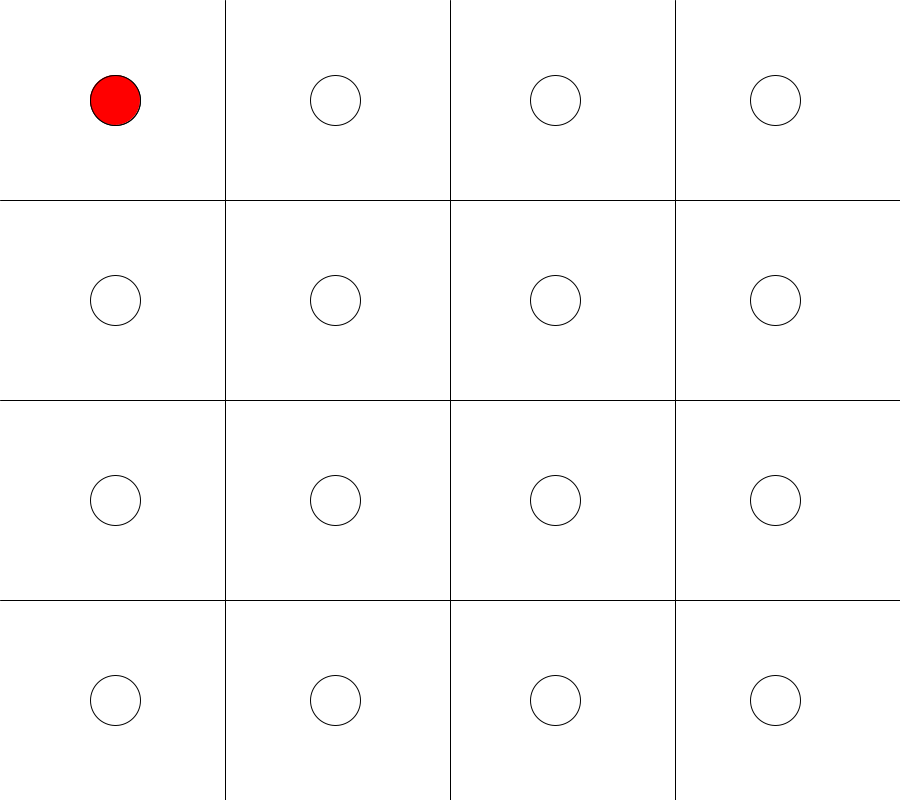
Frame 1 (no input)
Frame 60 (the mouse pressed at the canvas centre just before this capture): identical to frame 1, image omitted
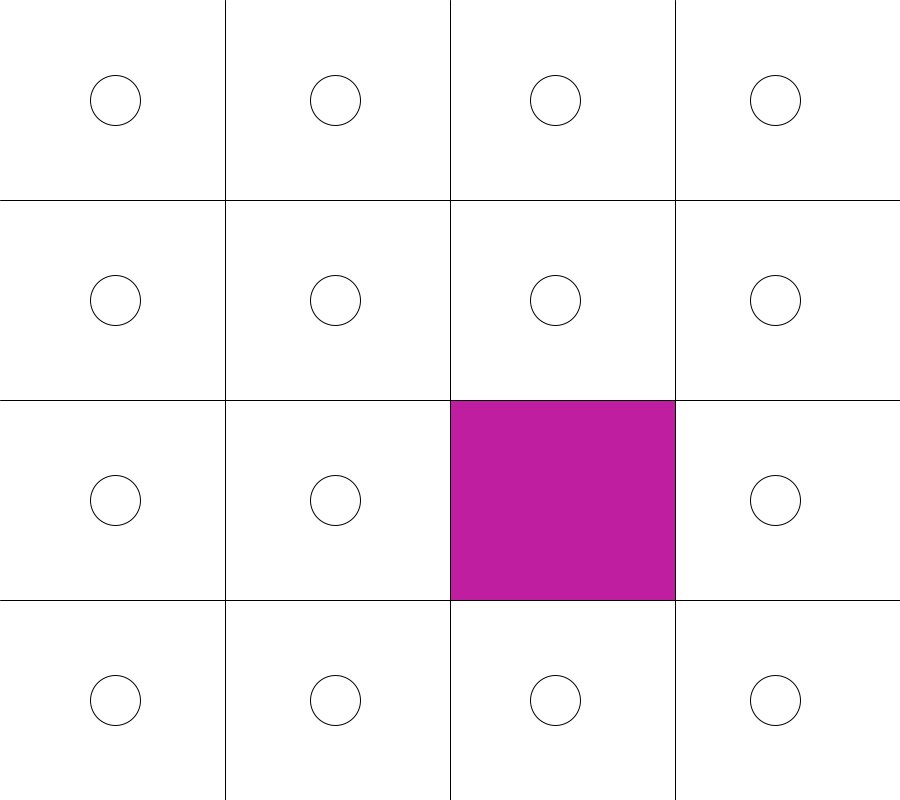
Frame 120 (the mouse held since frame 60 and released just before this capture)

The Processing sketch that drew these frames (run headless with seeded random() and noise(); from frame 60 on, the mouse is pressed at the canvas centre):

// Processing sketch: processing_185915
// ── processing_185915.pde

int blockHeight;
int blockWidth;
int backgroundState = 0; // 0 means white and 1 means blue and 2 is green and ..

color aOne = color(255, 0, 0);
color aTwo = color(255, 0, 127);
color aThree = color(255, 0, 255);
color aFour = color(127, 0, 255);
color bOne = color(255, 127, 0);
color bFour = color(0, 0, 255);
color cOne = color(255, 255, 0);
color cFour = color(0, 127, 255);
color dOne = color(127, 255, 0);
color dTwo = color(0, 255, 0);
color dThree = color(0, 255, 127);
color dFour = color(0, 255, 255);

void setup() {
  size(900, 800);
  background(255, 255, 255);
  blockWidth= width/4;
  blockHeight= height/4;
}

void draw() {
  background(255);
  line(blockWidth * 1, 0, blockWidth * 1, height);
  line(blockWidth * 2, 0, blockWidth * 2, height);
  line(blockWidth * 3, 0, blockWidth * 3, height);

  line(0, blockHeight * 1, width, blockHeight * 1);
  line(0, blockHeight * 2, width, blockHeight * 2);
  line(0, blockHeight * 3, width, blockHeight * 3);

  ellipseMode(CENTER);
  rectMode(CORNERS);
  noFill();
  ellipse(115, 100, 50, 50); //A1
  ellipse(115, 300, 50, 50); //A2
  ellipse(115, 500, 50, 50); //A3
  ellipse(115, 700, 50, 50); //A4

  ellipse(335, 100, 50, 50); //B1
  ellipse(335, 300, 50, 50); //B2
  ellipse(335, 500, 50, 50); //B3
  ellipse(335, 700, 50, 50); //B4

  ellipse(555, 100, 50, 50); //C1
  ellipse(555, 300, 50, 50); //C2
  ellipse(555, 500, 50, 50); //C3
  ellipse(555, 700, 50, 50); //C4

  ellipse(775, 100, 50, 50); //D1
  ellipse(775, 300, 50, 50); //D2
  ellipse(775, 500, 50, 50); //D3
  ellipse(775, 700, 50, 50); //D4

  if (mouseX<blockWidth && mouseY<blockHeight) {
    fill(aOne) ;
    ellipse(115, 100, 50, 50); 
  } else if (mouseX <blockWidth *1 && mouseY < blockHeight *2 && mouseY>blockHeight * 1 ) {
    fill(aTwo) ;
    ellipse(115, 300, 50, 50);
  } else if (mouseX <blockWidth*1  && mouseY < blockHeight*3 && mouseY>blockHeight*1) {
    fill(aThree);
    ellipse(115, 500, 50, 50);
  } else if (mouseX <blockWidth*1  && mouseY < blockHeight*4 && mouseY>blockHeight*1) {
    fill(aFour);
    ellipse(115, 700, 50, 50);
  } else if (mouseX < blockWidth *2 && mouseX>blockWidth * 1 && mouseY <blockHeight *1) {
    fill(bOne); 
    ellipse(335, 100, 50, 50);
  } else if (mouseX >blockWidth *1 && mouseX < blockWidth * 2 && mouseY < blockHeight *2 && mouseY>blockHeight * 1) {
    fill(random(255), random(255), random(255));
    rect(450, 400, 225, 200);
  } else if (mouseX >blockWidth *1 && mouseX < blockWidth * 2 && mouseY < blockHeight *3 && mouseY>blockHeight * 1) {
    fill(random(255), random(255), random(255));
    rect(450, 400, 225, 600);
  } else if (mouseX >blockWidth *1 && mouseX < blockWidth * 2 && mouseY < blockHeight *4 && mouseY>blockHeight * 1) {
    fill(bFour) ;
    ellipse(335, 700, 50, 50);
  } else if (mouseX >blockWidth  && mouseX < blockWidth * 3  && mouseY<blockHeight ) {
    fill(cOne) ;
      ellipse(555, 100, 50, 50); 
  } else if (mouseX >blockWidth*2  && mouseX < blockWidth * 3  && mouseY>blockHeight && mouseY< blockHeight *2 ) {
    fill(random(255), random(255), random(255));
    rect(450, 400, 675, 200);
  } else if (mouseX >blockWidth  && mouseX < blockWidth *3  && mouseY>blockHeight && mouseY< blockHeight *3) {
    fill(random(255), random(255), random(255)); 
    rect(450, 400, 675, 600);
  } else if (mouseX >blockWidth  && mouseX < blockWidth *3  && mouseY< blockHeight *4) {
    fill(cFour);
    ellipse(555, 700, 50, 50);
  } else if (mouseX > blockWidth * 3  && mouseY<blockHeight ) {
    fill(dOne) ;
    ellipse(775, 100, 50, 50);
  } else if (mouseX > blockWidth * 3  && mouseY>blockHeight && mouseY< blockHeight*2 ) {
    fill(dTwo) ;
    ellipse(775, 300, 50, 50);
  } else if (mouseX > blockWidth * 3  && mouseY<blockHeight*3 && mouseY> blockHeight) {
    fill(dThree) ;
    ellipse(775, 500, 50, 50);
  } else if (mouseX > blockWidth * 3  && mouseY<blockHeight*4) {
    fill(dFour) ;
    ellipse(775, 700, 50, 50);
  }
}


void keyPressed() {
  if ( backgroundState == 0 ) {
    aTwo = color( 0, 0, 255);
    backgroundState = 1;
  } else if ( backgroundState == 1 ) {
    aTwo = color( 0, 255, 0);
    backgroundState = 2;
  } else if ( backgroundState == 2 ) {
    aTwo = color( 255, 0, 0);
    backgroundState = 0;
  }
}
